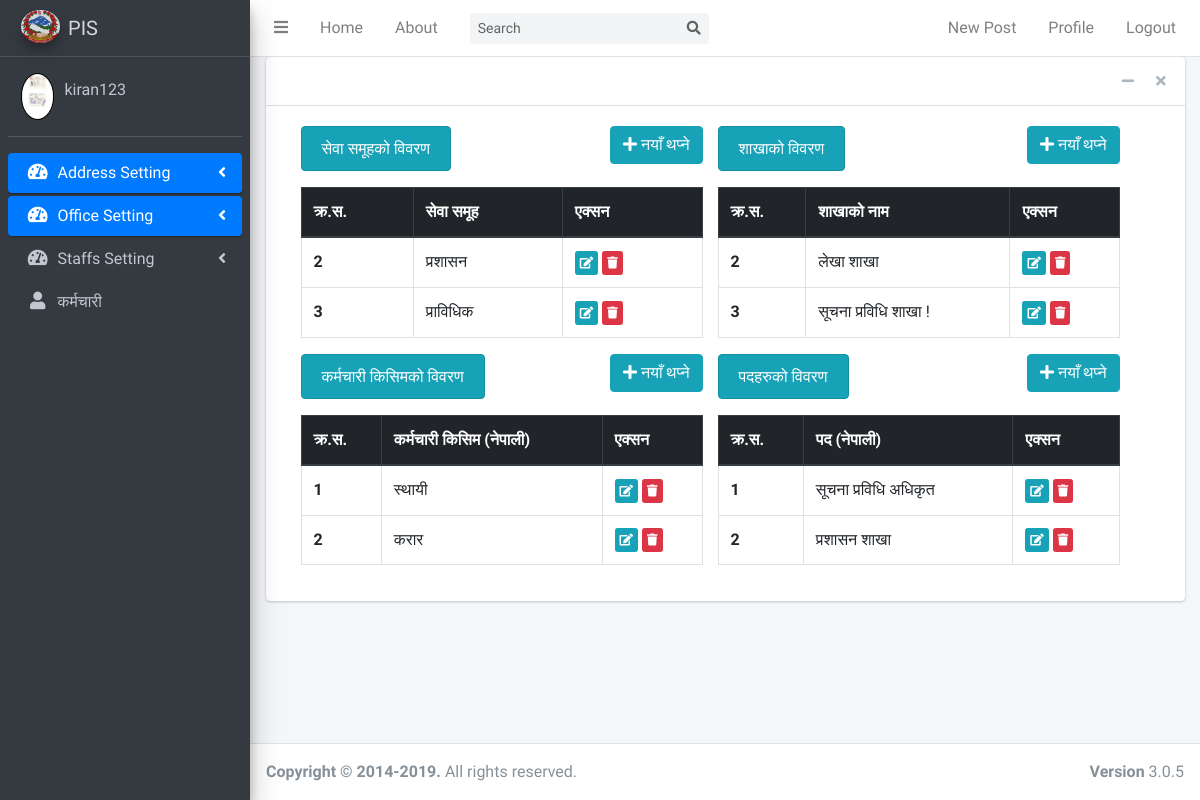
Screenshot of /allofficialdata/list/ (signed in) with the database file from the repository.
### users/models.py (models this page shows, shortened)
class Profile(models.Model):
    user = models.OneToOneField(User, on_delete=models.CASCADE)
    image = models.ImageField(default='default.jpg', upload_to='profile_pics')

### officialdata/models.py (models this page shows, shortened)
class Servicegroup(models.Model):
    servicegroup_nepali = models.CharField(max_length=70, verbose_name="सेवा समूहको नाम")
    servicegroup_english = models.CharField(max_length=70, verbose_name="Service Group Name")
    created_date = models.DateTimeField(default=timezone.now)
    created_by = models.ForeignKey(User, on_delete=models.CASCADE, default=None)

class Sectiontype(models.Model):
    sectiontype_nepali = models.CharField(max_length=70, verbose_name="शाखाको नाम")
    sectiontype_english = models.CharField(max_length=70, verbose_name="Section Name")
    created_date = models.DateTimeField(default=timezone.now)
    created_by = models.ForeignKey(User, on_delete=models.CASCADE, default=None)

class Employeetype(models.Model):
    employeetype_nepali = models.CharField(max_length=70, verbose_name="कर्मचारी किसिम")
    employeetype_english = models.CharField(max_length=70, verbose_name="Employee Type")
    date_posted = models.DateTimeField(default=timezone.now)
    created_by = models.ForeignKey(User, on_delete=models.CASCADE, default=None)

class Designation(models.Model):
    designation_nepali = models.CharField(max_length=100)
    designation_english = models.CharField(max_length=100)
    date_posted = models.DateTimeField(default=timezone.now)
    author = models.ForeignKey(User, on_delete=models.CASCADE)

### officialdata/views.py (the view)
# urls.py: path('allofficialdata/list/', AllOfficialdataListView.as_view(), name='allofficialdata-list'),
class AllOfficialdataListView(LoginRequiredMixin, ListView):
    template_name = 'officialdata/allofficialdata_list.html'
    queryset = Servicegroup.objects.all()
    def get_context_data(self, **kwargs):
        context = super(AllOfficialdataListView, self).get_context_data(**kwargs)
        context['designation_list'] = Designation.objects.all()
        context['sectiontype_list'] = Sectiontype.objects.all()
        context['employeetype_list'] = Employeetype.objects.all()
        context['servicegroup_list'] = self.queryset
        return context

### officialdata/templates/officialdata/allofficialdata_list.html
{% extends "blog/base.html" %}
{% load crispy_forms_tags %}
{% block content %}
<div class="row container">
    <div class="col-md-6">
        <div class="d-flex justify-content-between">
            <div><h6 class="text-center alert alert-info">सेवा समूहको विवरण</h6></div>
            <div>
                <a href="{% url 'servicegroup-create' %}" class="btn btn-info btn-bg">
                    <i class="fas fa-plus"></i> नयाँ थप्ने
                </a>
            </div>
        </div>
        <table class="table table-hover table-bordered">
            <thead class="thead-dark">
            <tr>
                <th scope="col">क्र.स.</th>
                <th scope="col">सेवा समूह</th>
                <th scope="col">एक्सन</th>
            </tr>
            </thead>
            <tbody>
            {% for servicegroup in servicegroup_list %}
            <tr>
                <th scope="row">{{ servicegroup.id }}</th>
                <td>{{ servicegroup.servicegroup_nepali }}</td>
                <td>
                    <a href="{% url 'servicegroup-update' servicegroup.id %}" class="btn btn-info btn-xs">
                        <i class="fas fa-edit"></i>
                    </a>
                    <a href="{% url 'servicegroup-delete' servicegroup.id %}" class="btn btn-danger btn-xs">
                        <i class="fas fa-trash"></i>
                    </a>
                </td>
            </tr>
            {% endfor %}
            </tbody>
        </table>
    </div>
    <div class="col-md-6">
        <div class="d-flex justify-content-between">
            <div><h6 class="text-center alert alert-info">शाखाको विवरण</h6></div>
            <div>
                <a href="{% url 'sectiontype-create' %}" class="btn btn-info btn-bg">
                    <i class="fas fa-plus"></i> नयाँ थप्ने
                </a>
            </div>
        </div>
        <table class="table table-hover table-bordered">
            <thead class="thead-dark">
            <tr>
                <th scope="col">क्र.स.</th>
                <th scope="col">शाखाको नाम</th>
                <th scope="col">एक्सन</th>
            </tr>
            </thead>
            <tbody>
            {% for sectiontype in sectiontype_list %}
            <tr>
                <th scope="row">{{ sectiontype.id }}</th>
                <td>{{ sectiontype.sectiontype_nepali }}</td>
                <td>
                    <a href="{% url 'sectiontype-update' sectiontype.id %}" class="btn btn-info btn-xs">
                        <i class="fas fa-edit"></i>
                    </a>
                    <a href="{% url 'sectiontype-delete' sectiontype.id %}" class="btn btn-danger btn-xs">
                        <i class="fas fa-trash"></i>
                    </a>
                </td>
            </tr>
            {% endfor %}
            </tbody>
        </table>
    </div>
</div>
<div class="row container">
    <div class="col-md-6">
        <div class="d-flex justify-content-between">
            <div><h6 class="text-center alert alert-info">कर्मचारी किसिमको विवरण</h6></div>
            <div>
                <a href="{% url 'employeetype-create' %}" class="btn btn-info btn-bg">
                    <i class="fas fa-plus"></i> नयाँ थप्ने
                </a>
            </div>
        </div>
        <table class="table table-hover table-bordered">
            <thead class="thead-dark">
            <tr>
                <th scope="col">क्र.स.</th>
                <th scope="col">कर्मचारी किसिम (नेपाली)</th>
                <th scope="col">एक्सन</th>
            </tr>
            </thead>
            <tbody>
            {% for employeetype in employeetype_list %}
            <tr>
                <th scope="row">{{ employeetype.id }}</th>
                <td>{{ employeetype.employeetype_nepali }}</td>
                <td>
                    <a href="{% url 'employeetype-update' employeetype.id %}" class="btn btn-info btn-xs">
                        <i class="fas fa-edit"></i>
                    </a>
                    <a href="{% url 'employeetype-delete' employeetype.id %}" class="btn btn-danger btn-xs">
                        <i class="fas fa-trash"></i>
                    </a>
                </td>
            </tr>
            {% endfor %}
            </tbody>
        </table>
    </div>
    <div class="col-md-6">
        <div class="d-flex justify-content-between">
            <div><h6 class="text-center alert alert-info">पदहरुको विवरण</h6></div>
            <div>
                <a href="{% url 'designation-create' %}" class="btn btn-info btn-bg">
                    <i class="fas fa-plus"></i> नयाँ थप्ने
                </a>
            </div>
        </div>
        <table class="table table-hover table-bordered">
            <thead class="thead-dark">
            <tr>
                <th scope="col">क्र.स.</th>
                <th scope="col">पद (नेपाली)</th>
                <th scope="col">एक्सन</th>
            </tr>
            </thead>
            <tbody>
            {% for designation in designation_list %}
            <tr>
                <th scope="row">{{ designation.id }}</th>
                <td>{{ designation.designation_nepali }}</td>
                <td>
                    <a href="{% url 'designation-update' designation.id %}" class="btn btn-info btn-xs">
                        <i class="fas fa-edit"></i>
                    </a>
                    <a href="{% url 'designation-delete' designation.id %}" class="btn btn-danger btn-xs">
                        <i class="fas fa-trash"></i>
                    </a>
                </td>
            </tr>
            {% endfor %}
            </tbody>
        </table>
    </div>
</div>
{% endblock content %}

### blog/templates/blog/base.html (shortened to what this page needs)
{% load static %}
<!DOCTYPE html>
<html>
<head>
    <link rel="stylesheet" href="{% static 'blog/plugins/fontawesome-free/css/all.min.css' %}">
    <link rel="stylesheet" href="https://code.ionicframework.com/ionicons/2.0.1/css/ionicons.min.css">
    <link rel="stylesheet" href="{% static 'blog/plugins/overlayScrollbars/css/OverlayScrollbars.min.css' %}">
    <link rel="stylesheet" href="{% static 'blog/plugins/datatables-bs4/css/dataTables.bootstrap4.min.css' %}">
    <link rel="stylesheet" href="{% static 'blog/plugins/datatables-responsive/css/responsive.bootstrap4.min.css' %}">
    <link rel="stylesheet" href="{% static 'blog/dist/css/adminlte.min.css' %}">
</head>
<body class="hold-transition sidebar-mini layout-fixed">
<div class="wrapper">
    <nav class="main-header navbar navbar-expand navbar-white navbar-light">
        <ul class="navbar-nav">
            <li class="nav-item">
                <a class="nav-link" data-widget="pushmenu" href="#" role="button"><i class="fas fa-bars"></i></a>
            </li>
            <li class="nav-item d-none d-sm-inline-block">
                <a class="nav-item nav-link" href="{% url 'blog-home' %}">Home</a>
            </li>
            <li class="nav-item d-none d-sm-inline-block">
                <a class="nav-item nav-link" href="{% url 'blog-about' %}">About</a>
            </li>
        </ul>
        <form class="form-inline ml-3">
            <div class="input-group input-group-sm">
                <input class="form-control form-control-navbar" type="search" placeholder="Search" aria-label="Search">
                <div class="input-group-append">
                    <button class="btn btn-navbar" type="submit">
                        <i class="fas fa-search"></i>
                    </button>
                </div>
            </div>
        </form>
        <ul class="navbar-nav ml-auto">
            {% if user.is_authenticated %}
            <a class="nav-item nav-link" href="{% url 'post-create' %}">New Post</a>
            <a class="nav-item nav-link" href="{% url 'profile' %}">Profile</a>
            <a class="nav-item nav-link" href="{% url 'logout' %}">Logout</a>
            {% else %}
            <a class="nav-item nav-link" href="{% url 'login' %}">Login</a>
            <a class="nav-item nav-link" href="{% url 'register' %}">Register</a>
            {% endif %}
        </ul>
    </nav>
    <aside class="main-sidebar sidebar-dark-primary elevation-4">
        <a href="{% url 'blog-home' %}" class="brand-link">
            <img src="{% static 'blog/images/logo.jpg' %}"
                 alt="AdminLTE Logo"
                 class="brand-image img-circle elevation-3"
                 style="opacity: .8">
            <span class="brand-text font-weight-light">PIS</span>
        </a>
        <div class="sidebar">
            <div class="user-panel mt-3 pb-3 mb-3 d-flex">
                <div class="image">
                    <img src="{{ user.profile.image.url }}" class="rounded-circle account-img" alt="User Image"
                         width="42" height="24" style="border:1px solid black">
                </div>
                <div class="info">
                    <a href="{% url 'profile' %}" class="d-block">{{ user.username }}</a>
                </div>
            </div>
            <nav class="mt-2">
                <ul class="nav nav-pills nav-sidebar flex-column" data-widget="treeview" role="menu"
                    data-accordion="false">
                    <li class="nav-item has-treeview">
                        <a href="/" class="nav-link active">
                            <i class="nav-icon fas fa-tachometer-alt"></i>
                            <p>
                                Address Setting
                                <i class="right fas fa-angle-left"></i>
                            </p>
                        </a>
                    </li>
                    <li class="nav-item has-treeview">
                        <a href="{% url 'allofficedata-list' %}" class="nav-link active">
                            <i class="nav-icon fas fa-tachometer-alt"></i>
                            <p>
                                Office Setting
                                <i class="right fas fa-angle-left"></i>
                            </p>
                        </a>
                    </li>
                    <li class="nav-item has-treeview">
                        <a href="{% url 'allofficialdata-list' %}" class="nav-link inactive">
                            <i class="nav-icon fas fa-tachometer-alt"></i>
                            <p>
                                Staffs Setting
                                <i class="right fas fa-angle-left"></i>
                            </p>
                        </a>
                    </li>
                    <li class="nav-item">
                        <a href="{% url 'staff-create' %}" class="nav-link">
                            <i class="nav-icon fas fa-user"></i>
                            <p>
                                कर्मचारी
                            </p>
                        </a>
                    </li>
                </ul>
            </nav>
        </div>
    </aside>
    <div class="content-wrapper">
        <section class="content">
            <div class="container-fluid">
                <div class="row">
                    <div class="col-md-12">
                        <div class="card">
                            <div class="card-header">
                                <div class="card-tools">
                                    <button type="button" class="btn btn-tool" data-card-widget="collapse"
                                            data-toggle="tooltip" title="Collapse">
                                        <i class="fas fa-minus"></i></button>
                                    <button type="button" class="btn btn-tool" data-card-widget="remove"
                                            data-toggle="tooltip" title="Remove">
                                        <i class="fas fa-times"></i></button>
                                </div>
                            </div>
                            <div class="card-body">
                                <div class="row col-md-12">
                                    <div class="col-md-12">
                                        {% block content %}{% endblock %}
                                    </div>
                                </div>
                            </div>
                        </div>
                    </div>
                </div>
        </section>
    </div>
    <footer class="main-footer">
        <div class="float-right d-none d-sm-block">
            <b>Version</b> 3.0.5
        </div>
        <strong>Copyright &copy; 2014-2019.</strong> All rights
        reserved.
    </footer>
</div>
</body>
</html>

### rows the page displays
Servicegroup: id "2", servicegroup_nepali "प्रशासन"
Servicegroup: id "3", servicegroup_nepali "प्राविधिक"
Sectiontype: id "2", sectiontype_nepali "लेखा शाखा"
Sectiontype: id "3", sectiontype_nepali "सूचना प्रविधि शाखा !"
Employeetype: id "1", employeetype_nepali "स्थायी"
Employeetype: id "2", employeetype_nepali "करार"
Designation: id "1", designation_nepali "सूचना प्रविधि अधिकृत"
Designation: id "2", designation_nepali "प्रशासन शाखा"

### other values shown
{{ user.username }} "kiran123"
